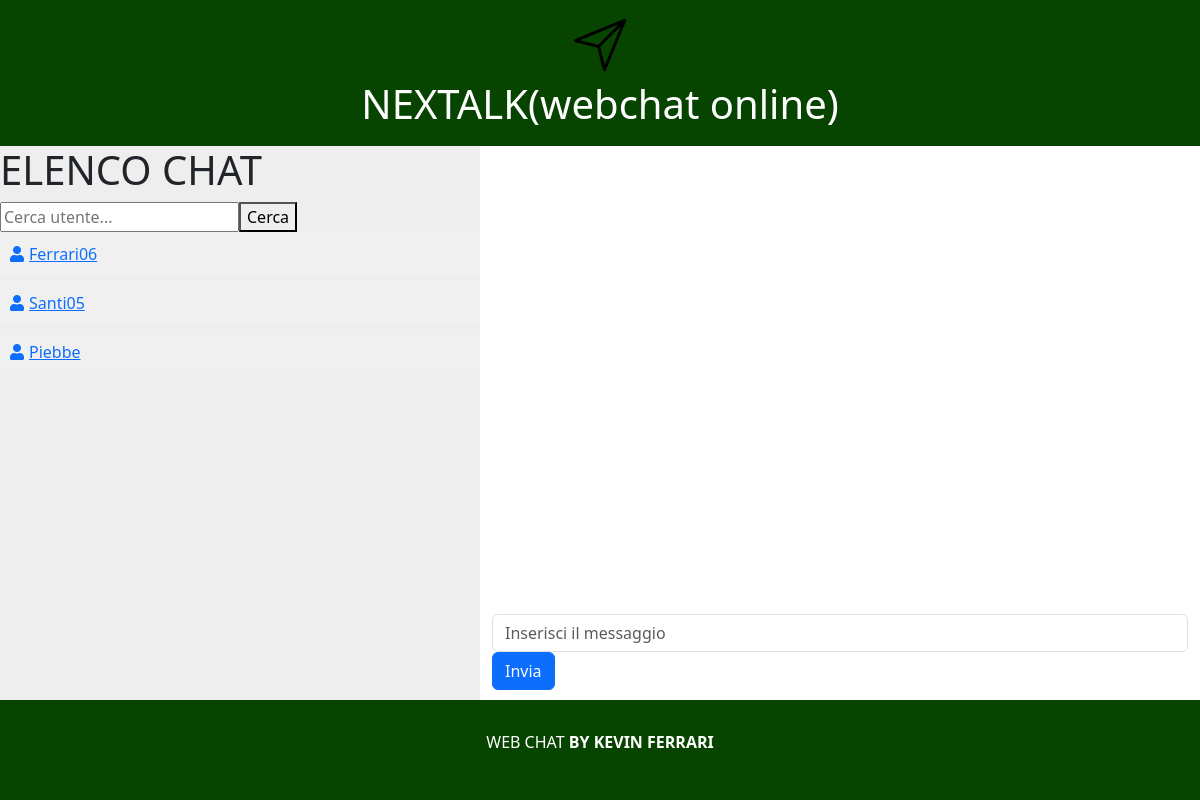
Screenshot of /APP/WEBCHAT/index.php?idDestinatario=27 (signed in) with the database file from the repository.
### tables this page shows
CREATE TABLE `utenti` (
  `username` varchar(50) NOT NULL,
  `Nome` varchar(60) NOT NULL,
  `Cognome` varchar(60) NOT NULL,
  `email` varchar(200) NOT NULL,
  `pwd` varchar(200) NOT NULL,
  `id` int(11) NOT NULL
);

### APP/BL/UtenteBL.inc.php (called while the page is built, shortened)
<?php
class UtenteBL
{
    static public function getUtenti()
    {
        $conn = connectDB();
        $sql = "SELECT * FROM utenti";
        $result = $conn->query($sql);
        $utenti = array();
        if($result->num_rows > 0)
        {
            while ($row = $result->fetch_assoc()) {
                $utenti[] = $row;
            }
        }
        return $utenti;
    }
}
?>

### APP/tmpl/elencoutenti.inc.php (the view, shortened to what this page needs)
<link rel="stylesheet" href="https://cdnjs.cloudflare.com/ajax/libs/font-awesome/5.15.4/css/all.min.css">
<div id="menu" class="column">
    <h1>ELENCO CHAT</h1>
    <?php
        include('../BL/UtenteBL.inc.php');
        $listaDiUtenti = UtenteBL::getUtenti();
        if (isset($listaDiUtenti) && !empty($listaDiUtenti)) {
            echo '<input type="text" id="searchUser" placeholder="Cerca utente...">';
            echo '<button onclick="searchUsers()">Cerca</button>';
            foreach ($listaDiUtenti as $row) {
                echo "<a href='index.php?idDestinatario={$row["id"]}'>";
                echo "<div class='container1 user' onclick= Mostrachat(" . $row["id"] . ")>";
                echo "<i class='fas fa-user'></i>";
                echo $row["username"];
                echo "</div></a>";
            }
        } else {
            echo "Nessun utente presente nel database.";
        }
    ?>
</div>

### APP/css/stile.css (style rules this page uses)
html,body { height: 100%; }
body { display: flex; flex-direction: column; justify-content: space-between; }
.column { flex: 1; }
#menu { background-color: #eee; max-width: 40%; }

### APP/tmpl/elencoutenti.inc.php (style rules this page uses)
.container1 { background-color: #f0f0f0; padding: 10px; margin-bottom: 5px; cursor: pointer; }
.container1 i { margin-right: 5px; }
#menu.column { overflow-y: auto; max-height: 700px; }

### rows the page displays
utenti: username "Ferrari06"
utenti: username "Santi05"
utenti: username "Piebbe"
